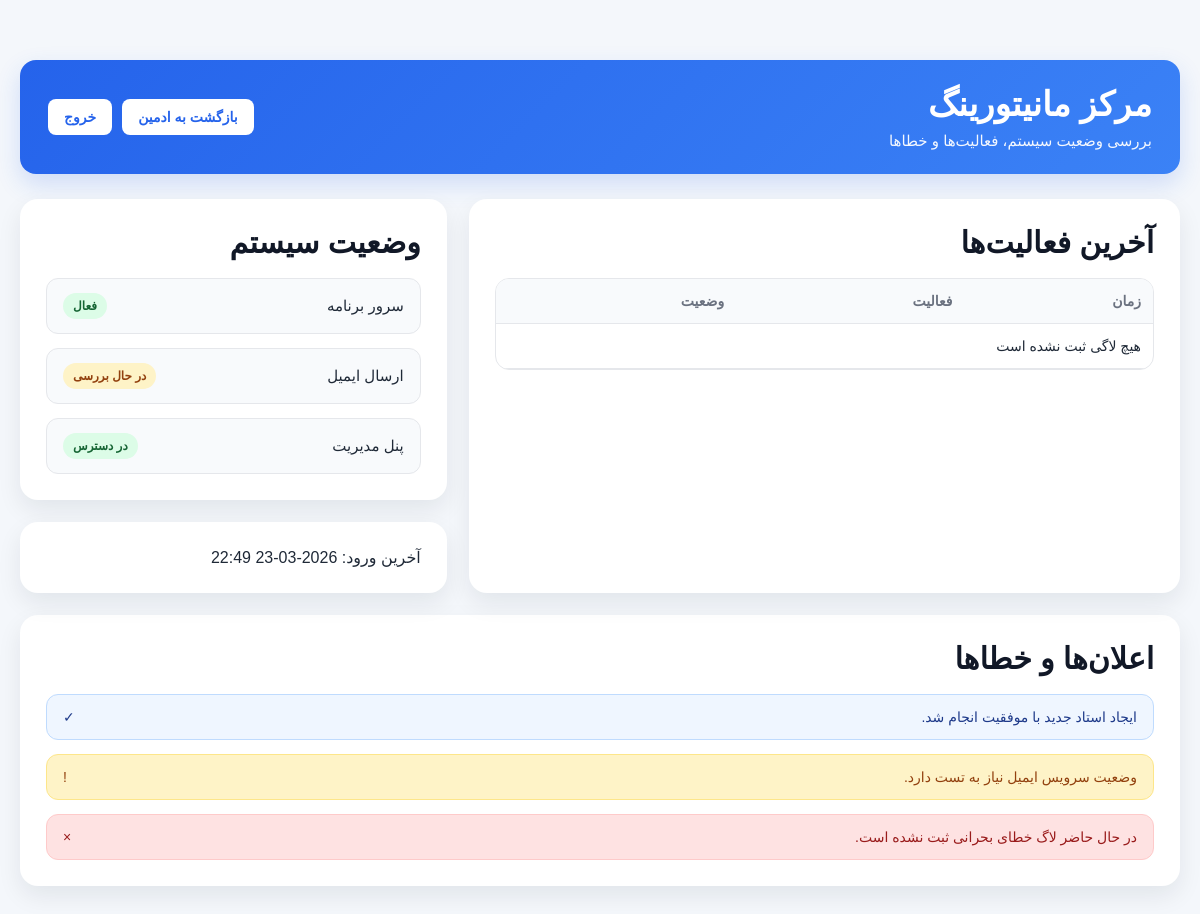
The app's page /monitoring/ (signed in), older data.
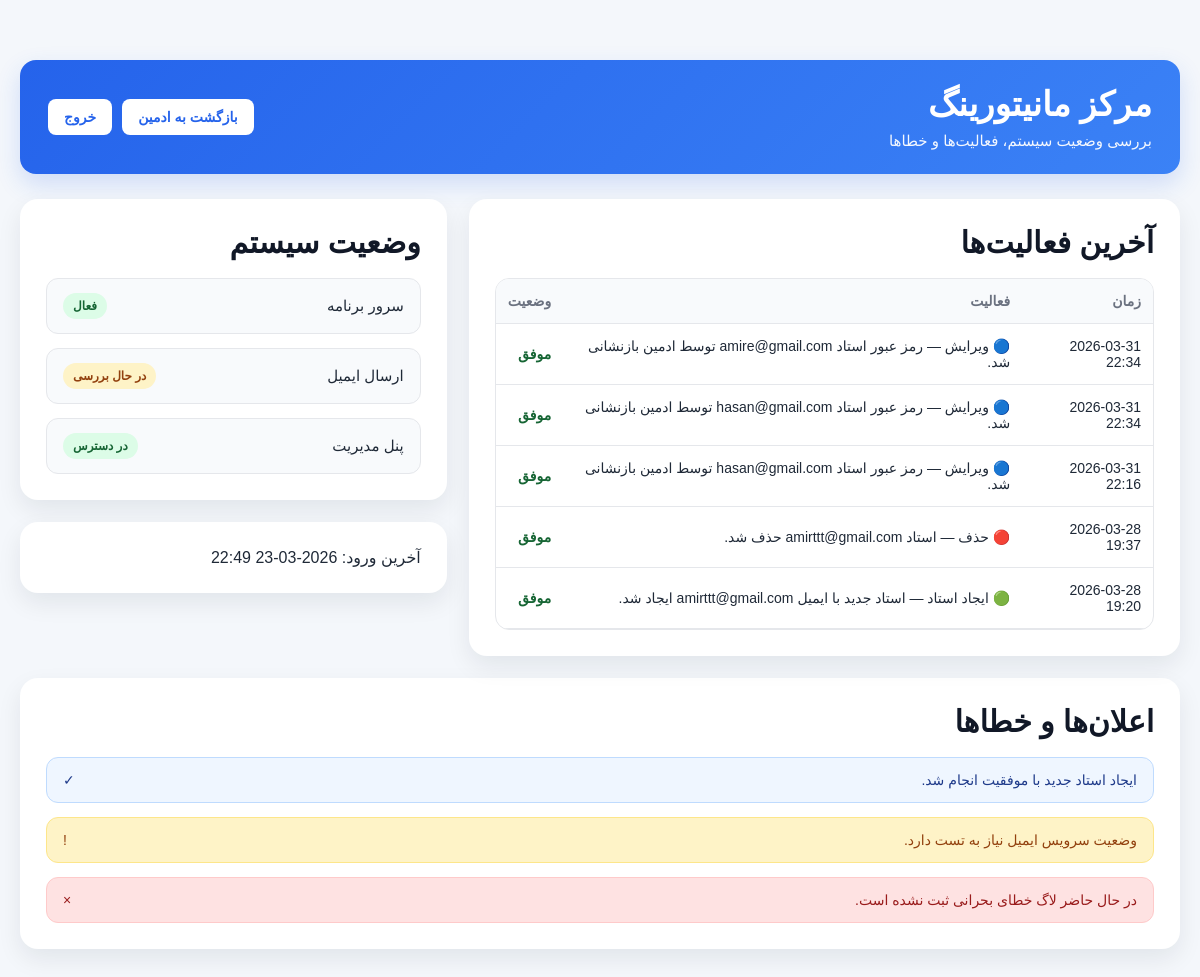
The same page, newer data.
### accounts/models.py (models this page shows, shortened)
class ActivityLog(models.Model):
        ACTION_CHOICES = [
            ("create_teacher", "Create Teacher"),
            ("edit_teacher", "Edit Teacher"),
            ("delete_teacher", "Delete Teacher"),
            ("create_event", "Create Event"),
            ("edit_event", "Edit Event"),
            ("delete_event", "Delete Event"),
            ("upload_excel", "Upload Excel"),
            ("send_activation_link", "Send Activation Link"),
            ("login", "Login"),
            ("logout", "Logout"),
            ("error", "Error"),
        ]
        STATUS_CHOICES = [
            ("success", "Success"),
            ("warning", "Warning"),
            ("error", "Error"),
        ]
        admin_user = models.ForeignKey(
            "User",
            on_delete=models.CASCADE,
            related_name="activity_logs"
        )
        action = models.CharField(max_length=50, choices=ACTION_CHOICES)
        status = models.CharField(max_length=20, choices=STATUS_CHOICES, default="success")
        description = models.TextField()
        created_at = models.DateTimeField(auto_now_add=True)

### accounts/views.py (the view)
def monitoring_center(request):
    latest_teachers = User.objects.filter(role="TEACHER").order_by("-date_joined")[:5]
    latest_logs = ActivityLog.objects.order_by("-created_at")[:10]
    context = {
        "latest_teachers": latest_teachers,
        "admin_last_login": request.user.last_login,
        "latest_logs": latest_logs,
    }
    return render(request, "accounts/monitoring_center.html", context)

### accounts/templates/accounts/monitoring_center.html (shortened to what this page needs)
<!DOCTYPE html>
<html lang="fa" dir="rtl">
<head>
</head>
<body>
<div class="container">
    <div class="header">
        <div>
            <h1>مرکز مانیتورینگ</h1>
            <p>بررسی وضعیت سیستم، فعالیت‌ها و خطاها</p>
        </div>
        <div class="header-buttons">
            <a href="{% url 'accounts:admin_dashboard' %}" class="btn-top">بازگشت به ادمین</a>
            <a href="{% url 'accounts:logout' %}" class="btn-top">خروج</a>
        </div>
    </div>
    <div class="grid">
        <div class="card">
            <h2>آخرین فعالیت‌ها</h2>
            <div class="table-wrap">
                <table>
                    <thead>
                        <tr>
                            <th>زمان</th>
                            <th>فعالیت</th>
                            <th>وضعیت</th>
                        </tr>
                    </thead>
                    <tbody>
                        {% for log in latest_logs %}
                        <tr>
                            <td>{{ log.created_at|date:"Y-m-d H:i" }}</td>
                            <td>
                                {% if log.action == "create_teacher" %}
                                    🟢 ایجاد استاد —
                                {% elif log.action == "edit_teacher" %}
                                    🔵 ویرایش —
                                {% elif log.action == "delete_teacher" %}
                                    🔴 حذف —
                                {% else %}
                                    ⚙️ —
                                {% endif %}
                                {{ log.description }}
                            </td>
                            <td>
                                {% if log.status == "success" %}
                                    <span class="log-success">موفق</span>
                                {% elif log.status == "warning" %}
                                    <span class="badge-warn">هشدار</span>
                                {% elif log.status == "error" %}
                                    <span class="log-error">خطا</span>
                                {% endif %}
                            </td>
                        </tr>
                        {% empty %}
                        <tr>
                            <td colspan="3">هیچ لاگی ثبت نشده است</td>
                        </tr>
                        {% endfor %}
                    </tbody>
                </table>
            </div>
        </div>
        <div class="side-stack">
            <div class="card">
                <h2>وضعیت سیستم</h2>
                <div class="status-list">
                    <div class="status-item">
                        <span>سرور برنامه</span>
                        <span class="badge-ok">فعال</span>
                    </div>
                    <div class="status-item">
                        <span>ارسال ایمیل</span>
                        <span class="badge-warn">در حال بررسی</span>
                    </div>
                    <div class="status-item">
                        <span>پنل مدیریت</span>
                        <span class="badge-ok">در دسترس</span>
                    </div>
                </div>
            </div>
            <div class="card">
                <div>
                    آخرین ورود: {{ admin_last_login|date:"Y-m-d H:i" }}
                </div>
            </div>
        </div>
    </div>
    <div class="card">
        <h2>اعلان‌ها و خطاها</h2>
        <div class="notice-list">
            <div class="notice notice-success">
                <span>ایجاد استاد جدید با موفقیت انجام شد.</span>
                <span>✓</span>
            </div>
            <div class="notice notice-warning">
                <span>وضعیت سرویس ایمیل نیاز به تست دارد.</span>
                <span>!</span>
            </div>
            <div class="notice notice-error">
                <span>در حال حاضر لاگ خطای بحرانی ثبت نشده است.</span>
                <span>×</span>
            </div>
        </div>
    </div>
</div>
</body>
</html>

Row changes from the older to the newer data that the page shows:
added ActivityLog: created_at "2026-03-31 22:34", action "🔵 ویرایش —", description "رمز عبور استاد amire@gmail.com توسط ادمین بازنشانی شد.", status "موفق"
added ActivityLog: created_at "2026-03-31 22:34", action "🔵 ویرایش —", description "رمز عبور استاد hasan@gmail.com توسط ادمین بازنشانی شد.", status "موفق"
added ActivityLog: created_at "2026-03-31 22:16", action "🔵 ویرایش —", description "رمز عبور استاد hasan@gmail.com توسط ادمین بازنشانی شد.", status "موفق"
added ActivityLog: created_at "2026-03-28 19:37", action "🔴 حذف —", description "استاد amirttt@gmail.com حذف شد.", status "موفق"
added ActivityLog: created_at "2026-03-28 19:20", action "🟢 ایجاد استاد —", description "استاد جدید با ایمیل amirttt@gmail.com ایجاد شد.", status "موفق"
Text that changed along with them:
text no longer shown: "هیچ لاگی ثبت نشده است"
